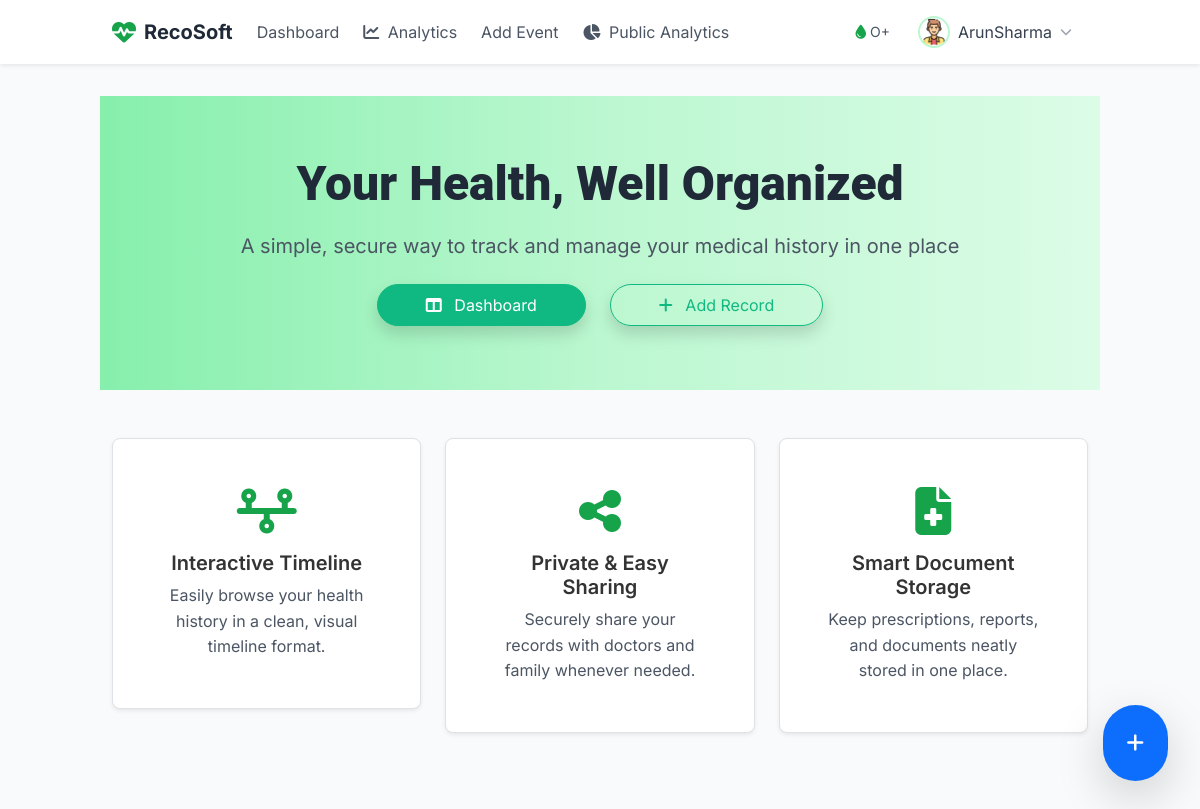
The page /timeline/ (signed in) on the database its author committed.
### timeline/models.py (models this page shows, shortened)
class MedicalProfile(models.Model):
    user = models.OneToOneField(User, on_delete=models.CASCADE)
    birth_date = models.DateField(null=True, blank=True)  # Made optional
    blood_type = models.CharField(
        max_length=5,
        choices=[
            ('A+', 'A+'), ('A-', 'A-'),
            ('B+', 'B+'), ('B-', 'B-'),
            ('AB+', 'AB+'), ('AB-', 'AB-'),
            ('O+', 'O+'), ('O-', 'O-'),
        ],
        null=True,
        blank=True
    )
    height = models.PositiveIntegerField(help_text="Height in cm", null=True, blank=True)
    weight = models.PositiveIntegerField(help_text="Weight in kg", null=True, blank=True)
    profile_picture = models.ImageField(
        upload_to='profile_pics/',
        null=True,
        blank=True,
        default='profile_pics/default-profile.jpg'  # Default profile picture
    )
    share_token = models.CharField(max_length=100, blank=True, null=True, unique=True)

### timeline/views.py (the view)
# urls.py: path('', RedirectView.as_view(pattern_name='timeline:home', permanent=False)),
def home(request):
    if request.method == 'POST' and 'logout' in request.POST:
        logout(request)
        return redirect('timeline:home')
    context = {
        'title': 'Welcome to Medical Timeline',
        'user': request.user
    }
    return render(request, 'timeline/home.html', context)

### timeline/context_processors.py (called while the page is built)
def user_profile(request):
    if request.user.is_authenticated:
        try:
            profile = MedicalProfile.objects.get(user=request.user)
        except MedicalProfile.DoesNotExist:
            profile = None
        return {'profile': profile}
    return {}

### timeline/templates/timeline/home.html (shortened to what this page needs)
{% extends 'timeline/base.html' %}
{% load static %}
{% block content %}
<div class="hero-section text-center py-16 bg-gradient-to-r from-green-300 via-green-200 to-green-100">
    <div class="container">
        <h1 class="text-5xl font-extrabold text-gray-800 mb-4">Your Health, Well Organized</h1>
        <p class="text-xl text-gray-600 mb-6">A simple, secure way to track and manage your medical history in one place</p>
        {% if not user.is_authenticated %}
            <div class="d-flex justify-content-center gap-4">
                <a href="{% url 'timeline:login' %}" class="btn btn-success btn-lg rounded-pill px-5 shadow">
                    Get Started
                </a>
                <a href="{% url 'timeline:signup' %}" class="btn btn-outline-success btn-lg rounded-pill px-5 shadow">
                    Sign Up
                </a>
            </div>
        {% else %}
            <div class="d-flex justify-content-center gap-4">
                <a href="{% url 'timeline:index' %}" class="btn btn-success btn-lg rounded-pill px-5 shadow">
                    <i class="fas fa-columns me-2"></i> Dashboard
                </a>
                <a href="{% url 'timeline:event-add' %}" class="btn btn-outline-success btn-lg rounded-pill px-5 shadow">
                    <i class="fas fa-plus me-2"></i> Add Record
                </a>
            </div>
        {% endif %}
    </div>
</div>
<div class="container py-5">
    <div class="row g-4">
        <div class="col-md-4">
            <div class="p-5 text-center border border-green-300 rounded-3 bg-white shadow-sm hover:shadow-lg transition">
                <div class="mb-3 text-green-600">
                    <i class="fas fa-timeline fa-3x"></i>
                </div>
                <h3 class="h5 font-semibold mb-2">Interactive Timeline</h3>
                <p class="text-gray-600">Easily browse your health history in a clean, visual timeline format.</p>
            </div>
        </div>
        <div class="col-md-4">
            <div class="p-5 text-center border border-green-300 rounded-3 bg-white shadow-sm hover:shadow-lg transition">
                <div class="mb-3 text-green-600">
                    <i class="fas fa-share-alt fa-3x"></i>
                </div>
                <h3 class="h5 font-semibold mb-2">Private & Easy Sharing</h3>
                <p class="text-gray-600">Securely share your records with doctors and family whenever needed.</p>
            </div>
        </div>
        <div class="col-md-4">
            <div class="p-5 text-center border border-green-300 rounded-3 bg-white shadow-sm hover:shadow-lg transition">
                <div class="mb-3 text-green-600">
                    <i class="fas fa-file-medical fa-3x"></i>
                </div>
                <h3 class="h5 font-semibold mb-2">Smart Document Storage</h3>
                <p class="text-gray-600">Keep prescriptions, reports, and documents neatly stored in one place.</p>
            </div>
        </div>
    </div>
</div>
{% endblock content %}

### timeline/templates/timeline/base.html (shortened to what this page needs)
{% load static %}
<!DOCTYPE html>
<html lang="en">
<head>
    <script src="https://cdn.tailwindcss.com"></script>
    <link href="https://cdn.jsdelivr.net/npm/bootstrap@5.3.3/dist/css/bootstrap.min.css" rel="stylesheet">
    <link rel="stylesheet" href="https://cdnjs.cloudflare.com/ajax/libs/font-awesome/6.4.0/css/all.min.css">
    <link rel="stylesheet" href="https://cdnjs.cloudflare.com/ajax/libs/animate.css/4.1.1/animate.min.css">
    <link rel="stylesheet" href="{% static 'timeline/css/styles.css' %}">
</head>
<body class="bg-gray-50">
    <nav class="bg-white shadow-sm sticky top-0 z-50">
        <div class="container mx-auto px-4">
            <div class="flex justify-between items-center h-16">
                <div class="flex items-center space-x-6">
                    <a href="{% url 'timeline:home' %}" class="flex items-center space-x-2">
                        <i class="fas fa-heartbeat text-green-600 text-2xl"></i>
                        <span class="font-bold text-xl text-gray-800">RecoSoft</span>
                    </a>
                    {% if user.is_authenticated %}
                        <a href="{% url 'timeline:index' %}"
                           class="text-gray-600 hover:text-green-600 transition-colors duration-200">Dashboard</a>
                        <a href="{% url 'timeline:analytics' %}"
                           class="text-gray-600 hover:text-green-600 transition-colors duration-200">
                            <i class="fas fa-chart-line me-1"></i> Analytics
                        </a>
                        <a href="{% url 'timeline:event-add' %}"
                           class="text-gray-600 hover:text-green-600 transition-colors duration-200">Add Event</a>
                    {% endif %}
                    <a href="{% url 'timeline:public-analytics' %}"
                       class="text-gray-600 hover:text-green-600 transition-colors duration-200">
                        <i class="fas fa-chart-pie me-1"></i> Public Analytics
                    </a>
                </div>
                <div class="flex items-center space-x-4">
                    {% if user.is_authenticated %}
                        <div class="flex items-center space-x-3">
                            {% if profile %}
                                <span class="hidden md:flex items-center text-sm text-gray-600">
                                    {% if profile.blood_type %}
                                        <i class="fas fa-tint text-green-600 mr-1"></i>
                                        {{ profile.blood_type }}
                                    {% endif %}
                                </span>
                            {% endif %}
                            <div class="dropdown">
                                <button class="flex items-center space-x-2 bg-white hover:bg-green-50 rounded-full px-3 py-2 transition-colors duration-200"
                                        type="button" id="profileDropdown" data-bs-toggle="dropdown">
                                    <img src="{% if profile and profile.profile_picture %}{{ profile.profile_picture.url }}{% else %}{% static 'timeline/images/default-profile.jpg' %}{% endif %}"
                                         alt="Profile"
                                         class="w-8 h-8 rounded-full object-cover border-2 border-green-200">
                                    <span class="hidden md:inline text-gray-700">{{ user.get_full_name|default:user.username }}</span>
                                    <i class="fas fa-chevron-down text-gray-400 text-xs"></i>
                                </button>
                            </div>
                        </div>
                    {% else %}
                        <a href="{% url 'timeline:login' %}"
                           class="btn btn-outline-success rounded-full px-4">Login</a>
                        <a href="{% url 'timeline:signup' %}"
                           class="btn btn-success rounded-full px-4">Sign Up</a>
                    {% endif %}
                </div>
            </div>
        </div>
    </nav>
    <main class="container mx-auto py-8">
        {% block content %}{% endblock %}
    </main>
    {% if user.is_authenticated %}
        <a href="{% url 'timeline:event-add' %}"
           class="fixed bottom-8 right-8 bg-primary hover:bg-primary-dark text-white rounded-full p-4 shadow-lg transition-transform hover:-translate-y-1">
            <i class="fas fa-plus text-xl"></i>
        </a>
    {% endif %}
</body>
</html>

### timeline/static/css/styles.css (style rules this page uses)
:root { --primary: #10B981; --primary-light: #D1FAE5; --primary-dark: #059669; --secondary: #4cc9f0; --success: #06d6a0; --danger: #ef476f; --warning: #ffd60a; --info: #118ab2; --dark: #1f2937; --light: #f8f9fa; --gradient-primary: linear-gradient(135deg, var(--primary) 0%, var(--primary-dark) 100%); --gradient-secondary: linear-gradient(135deg, var(--secondary) 0%, var(--primary-light) 100%); }
body { font-family: 'Inter', sans-serif; background-color: #f5f7fa; color: #333; line-height: 1.6; }
h1, h2 { font-family: 'Roboto', sans-serif; color: #333; }
p { font-size: 1rem; line-height: 1.6; color: #555; }
.btn { padding: 0.5rem 1rem; border-radius: 5px; font-size: 1rem; transition: all 0.3s ease; }
.btn::after { content: ''; position: absolute; top: 50%; left: 50%; width: 0; height: 0; background: rgba(255, 255, 255, 0.2); border-radius: 50%; transform: translate(-50%, -50%); transition: width 0.6s ease, height 0.6s ease; }
.btn-success { background-color: var(--primary); border-color: var(--primary); }
.btn-outline-success { color: var(--primary); border-color: var(--primary); }

### rows shown on the page
MedicalProfile: blood_type "O+", profile_picture (picture)

### other values the page prints
{{ user.get_full_name|default:user.username }} "ArunSharma"
